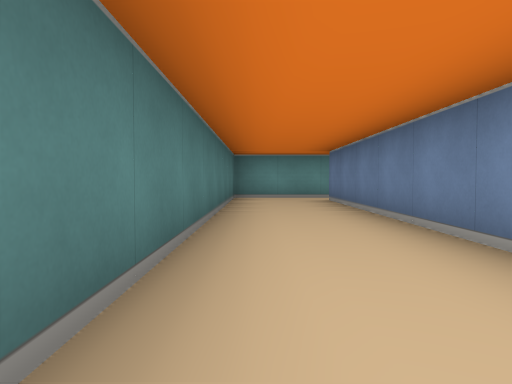
view 1 (above)

23 first-person views from a walk through a cub3D maze. The camera is about half as high as the walls, tilts 2° down and sees 70° across. The floor is counted in squares. Each view is taken from the middle of a square. On the plan, view 1 faces up. The plan holds only what a view shows up to about 9 squares ahead; the rest is blank.

view 2
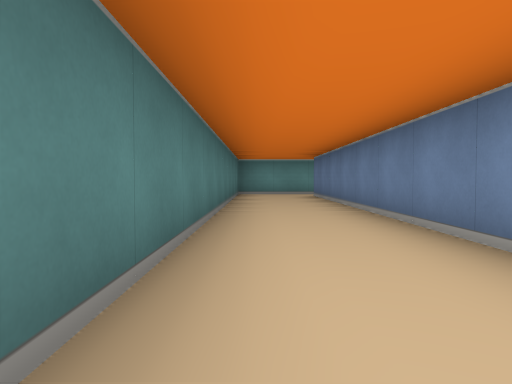

view 3
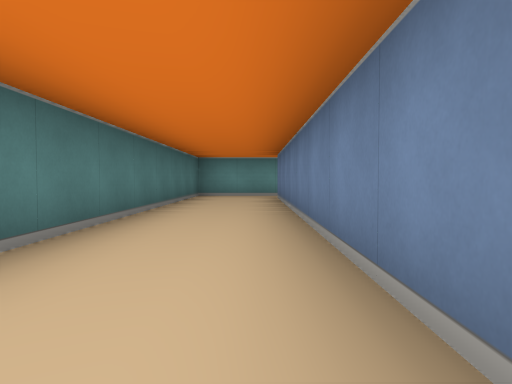

view 4
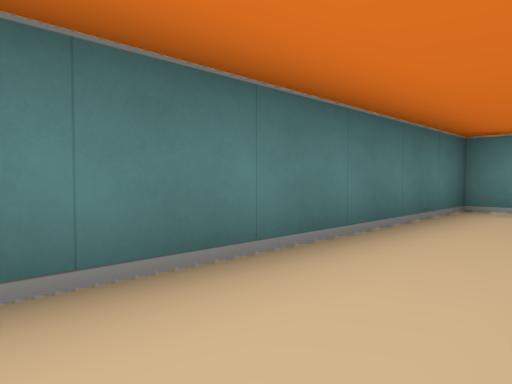

view 5
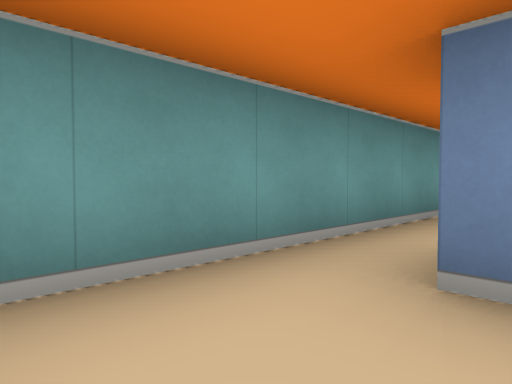

view 6
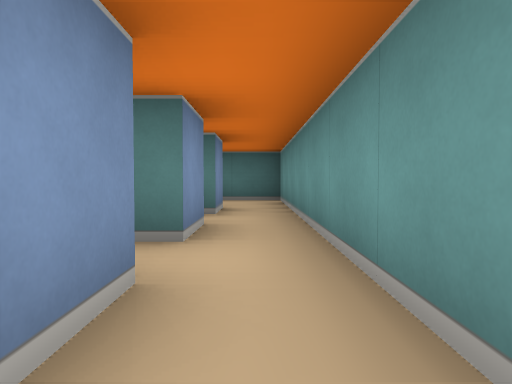

view 7
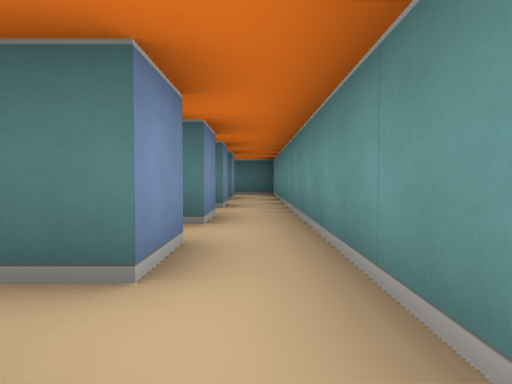

view 8
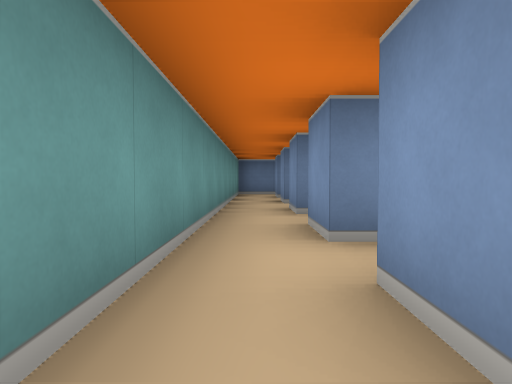

view 9
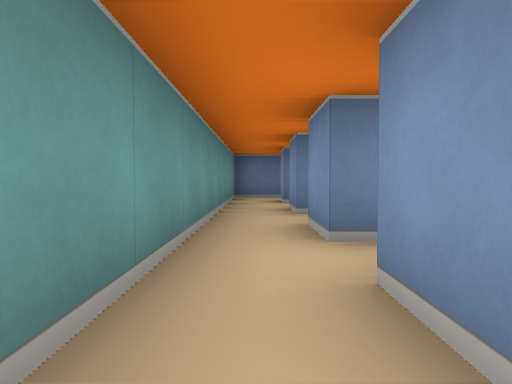

view 10
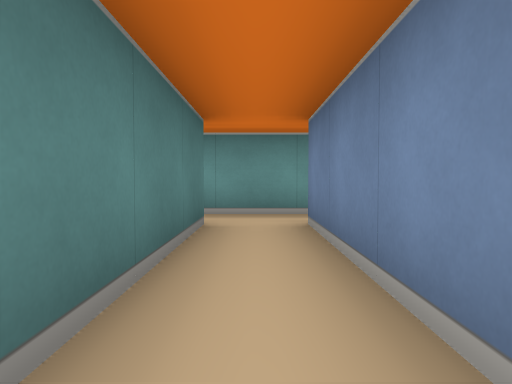

view 11
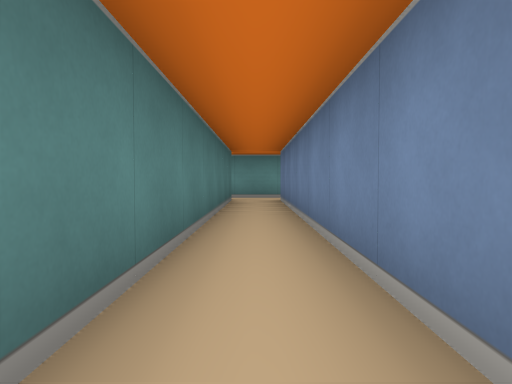

view 12
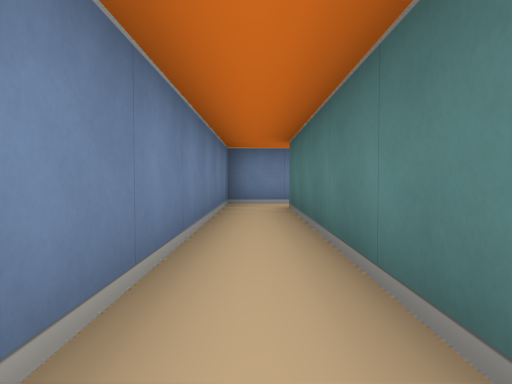

view 13
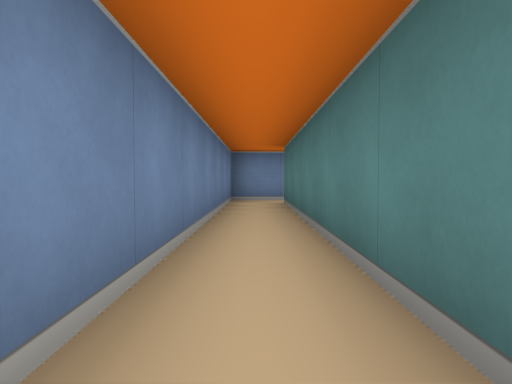

view 14
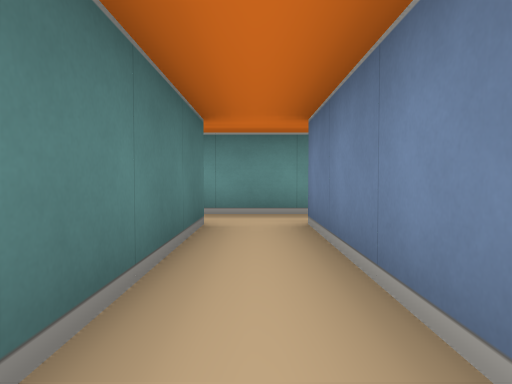

view 15
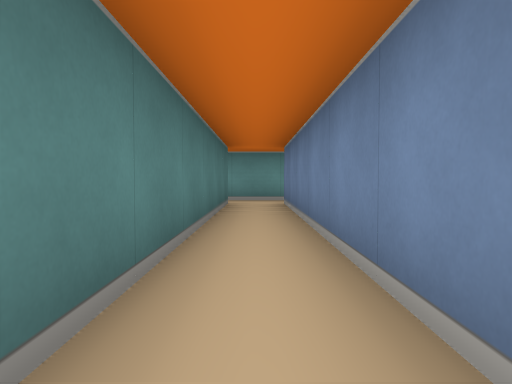

view 16
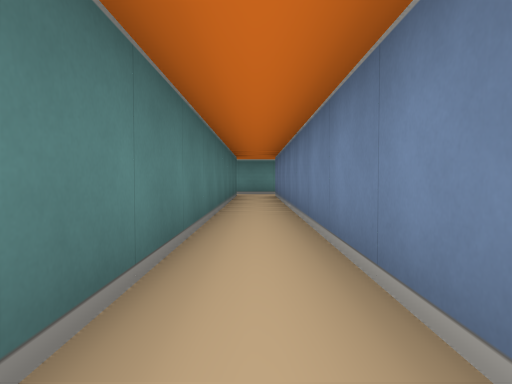

view 17
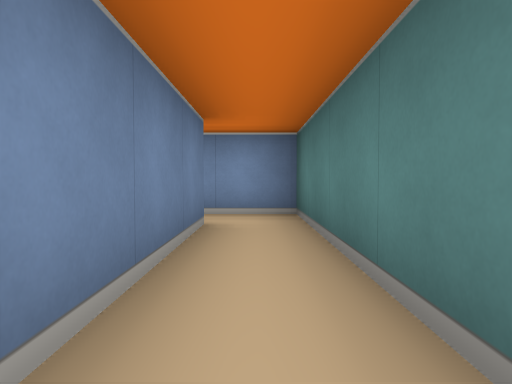

view 18
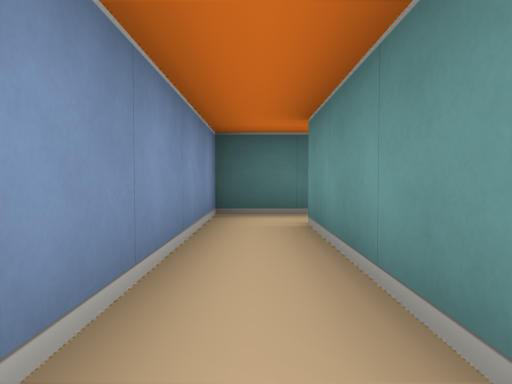

view 19
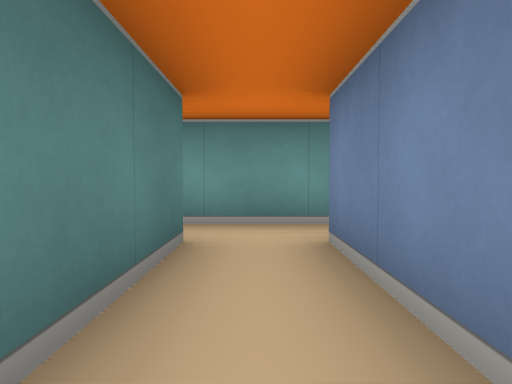

view 20
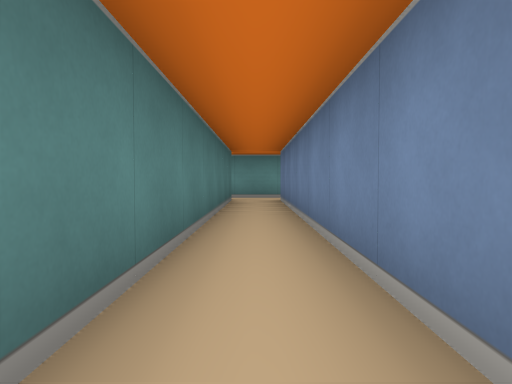

view 21
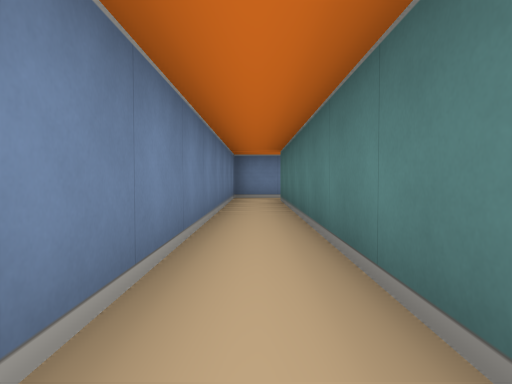

view 22
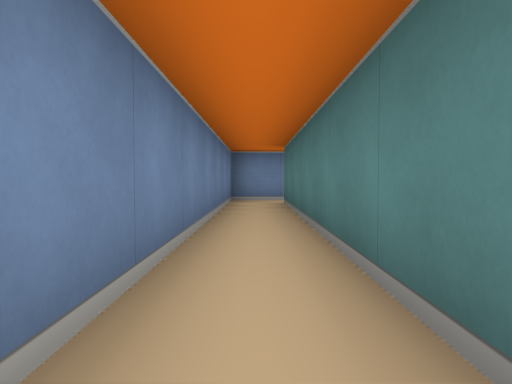

view 23
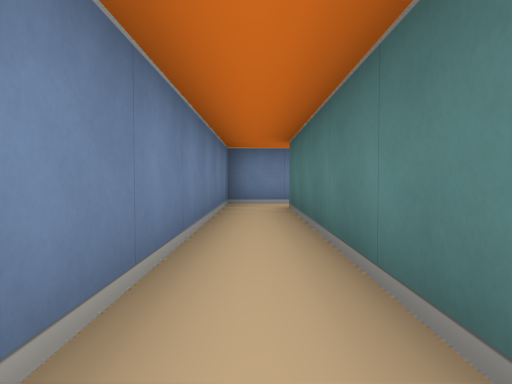

### Floor plan
Ten units are one square. View 1 is at (0, 0); x grows to the right and y downward. Boxes are objects, and circles mark ways between rooms. Rooms are numbered by the first view taken in them; rooms with no view inside come last. Other rooms are left out.
<svg viewBox="-10 -90 155 150">
<path fill="none" stroke="#000" d="M15 4 15 -75 25 -75M25 -85 -5 -85 -5 14M65 -75 65 35 75 35M75 25 75 -75 85 -75M85 -85 65 -85M95 -75 105 -75 105 25 75 25M75 35 115 35 115 -75M115 -85 95 -85M85 -75 85 -69M95 -85 85 -85M124 55 135 55 135 -75M115 -75 125 -75 125 45M135 -85 115 -85"/>
<circle cx="80" cy="30" r="3" fill="#2a7"/>
<circle cx="80" cy="-80" r="3" fill="#2a7"/>
<circle cx="100" cy="-80" r="3" fill="#2a7"/>
<circle cx="120" cy="-80" r="3" fill="#2a7"/>
<text x="10" y="0">1</text>
<text x="70" y="-30">2</text>
<text x="110" y="-20">3</text>
<text x="90" y="-40">4</text>
<text x="130" y="0">5</text>
</svg>
Room 2 opens to room 3. Room 2 opens to room 4. Room 3 opens to room 4. Room 3 opens to room 5.

Where each view was taken, in squares from view 1:
view 1: 0 up, 0 right, facing up
view 2: 2 down, 0 right, facing up
view 3: 1 down, 1 right, facing up
view 4: 3 up, 1 right, facing up-left
view 5: 7 up, 0 right, facing up-right
view 6: 8 up, 7 right, facing left
view 7: 8 up, 10 right, facing left
view 8: 8 up, 7 right, facing right
view 9: 8 up, 9 right, facing right
view 10: 4 up, 11 right, facing up
view 11: 0 up, 11 right, facing up
view 12: 3 up, 11 right, facing down
view 13: 4 up, 11 right, facing down
view 14: 4 up, 7 right, facing up
view 15: 1 up, 7 right, facing up
view 16: 2 down, 7 right, facing up
view 17: 1 up, 7 right, facing down
view 18: 3 down, 11 right, facing left
view 19: 5 up, 13 right, facing up
view 20: 0 up, 13 right, facing up
view 21: 3 up, 13 right, facing down
view 22: 2 up, 13 right, facing down
view 23: 1 up, 13 right, facing down
